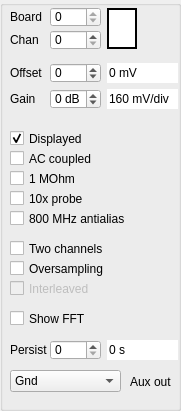
      <widget class="QGroupBox" name="channelgroupBox_4">
       <property name="geometry">
        <rect>
         <x>0</x>
         <y>0</y>
         <width>181</width>
         <height>411</height>
        </rect>
       </property>
       <property name="font">
        <font>
         <family>Arial</family>
        </font>
       </property>
       <property name="title">
        <string/>
       </property>
       <property name="flat">
        <bool>false</bool>
       </property>
       <widget class="QSpinBox" name="chanBox">
        <property name="geometry">
         <rect>
          <x>50</x>
          <y>30</y>
          <width>51</width>
          <height>20</height>
         </rect>
        </property>
        <property name="font">
         <font>
          <family>Arial</family>
         </font>
        </property>
        <property name="toolTip">
         <string>Selected channel on this board</string>
        </property>
        <property name="maximum">
         <number>255</number>
        </property>
       </widget>
       <widget class="QLabel" name="label">
        <property name="geometry">
         <rect>
          <x>10</x>
          <y>30</y>
          <width>47</width>
          <height>20</height>
         </rect>
        </property>
        <property name="font">
         <font>
          <family>Arial</family>
         </font>
        </property>
        <property name="text">
         <string>Chan</string>
        </property>
       </widget>
       <widget class="QCheckBox" name="acdcCheck">
        <property name="geometry">
         <rect>
          <x>10</x>
          <y>150</y>
          <width>121</width>
          <height>17</height>
         </rect>
        </property>
        <property name="font">
         <font>
          <family>Arial</family>
         </font>
        </property>
        <property name="toolTip">
         <string>Whether the signal is AC or DC coupled</string>
        </property>
        <property name="text">
         <string>AC coupled</string>
        </property>
        <property name="checked">
         <bool>false</bool>
        </property>
       </widget>
       <widget class="QCheckBox" name="ohmCheck">
        <property name="enabled">
         <bool>true</bool>
        </property>
        <property name="geometry">
         <rect>
          <x>10</x>
          <y>170</y>
          <width>121</width>
          <height>17</height>
         </rect>
        </property>
        <property name="font">
         <font>
          <family>Arial</family>
         </font>
        </property>
        <property name="toolTip">
         <string>Whether the signal is to be terminated with 1 MOhm or 50 Ohm</string>
        </property>
        <property name="text">
         <string>1 MOhm</string>
        </property>
        <property name="checkable">
         <bool>true</bool>
        </property>
       </widget>
       <widget class="QCheckBox" name="chanonCheck">
        <property name="geometry">
         <rect>
          <x>10</x>
          <y>130</y>
          <width>121</width>
          <height>17</height>
         </rect>
        </property>
        <property name="font">
         <font>
          <family>Arial</family>
         </font>
        </property>
        <property name="toolTip">
         <string>Whether to draw this channel or not</string>
        </property>
        <property name="text">
         <string>Displayed</string>
        </property>
        <property name="checked">
         <bool>true</bool>
        </property>
       </widget>
       <widget class="QCheckBox" name="oversampCheck">
        <property name="geometry">
         <rect>
          <x>10</x>
          <y>260</y>
          <width>121</width>
          <height>17</height>
         </rect>
        </property>
        <property name="font">
         <font>
          <family>Arial</family>
         </font>
        </property>
        <property name="toolTip">
         <string>Whether to do oversampling using this scope and the next one</string>
        </property>
        <property name="text">
         <string>Oversampling</string>
        </property>
        <property name="checked">
         <bool>false</bool>
        </property>
       </widget>
       <widget class="QCheckBox" name="fftCheck">
        <property name="geometry">
         <rect>
          <x>10</x>
          <y>310</y>
          <width>111</width>
          <height>17</height>
         </rect>
        </property>
        <property name="font">
         <font>
          <family>Arial</family>
         </font>
        </property>
        <property name="toolTip">
         <string>Show the FFT plot for the selected channel</string>
        </property>
        <property name="text">
         <string>Show FFT</string>
        </property>
       </widget>
       <widget class="QLabel" name="label_11">
        <property name="geometry">
         <rect>
          <x>10</x>
          <y>63</y>
          <width>47</width>
          <height>19</height>
         </rect>
        </property>
        <property name="font">
         <font>
          <family>Arial</family>
         </font>
        </property>
        <property name="text">
         <string>Offset</string>
        </property>
       </widget>
       <widget class="QSpinBox" name="offsetBox">
        <property name="geometry">
         <rect>
          <x>50</x>
          <y>63</y>
          <width>51</width>
          <height>20</height>
         </rect>
        </property>
        <property name="font">
         <font>
          <family>Arial</family>
         </font>
        </property>
        <property name="toolTip">
         <string>Voltage offset of this channel</string>
        </property>
        <property name="accelerated">
         <bool>true</bool>
        </property>
        <property name="minimum">
         <number>-999</number>
        </property>
        <property name="maximum">
         <number>999</number>
        </property>
        <property name="singleStep">
         <number>10</number>
        </property>
       </widget>
       <widget class="QLabel" name="label_14">
        <property name="geometry">
         <rect>
          <x>10</x>
          <y>89</y>
          <width>47</width>
          <height>19</height>
         </rect>
        </property>
        <property name="font">
         <font>
          <family>Arial</family>
         </font>
        </property>
        <property name="text">
         <string>Gain</string>
        </property>
       </widget>
       <widget class="QSpinBox" name="gainBox">
        <property name="geometry">
         <rect>
          <x>50</x>
          <y>89</y>
          <width>51</width>
          <height>20</height>
         </rect>
        </property>
        <property name="font">
         <font>
          <family>Arial</family>
         </font>
        </property>
        <property name="toolTip">
         <string>Voltage gain of this channel</string>
        </property>
        <property name="suffix">
         <string> dB</string>
        </property>
        <property name="minimum">
         <number>-6</number>
        </property>
        <property name="maximum">
         <number>26</number>
        </property>
        <property name="singleStep">
         <number>6</number>
        </property>
       </widget>
       <widget class="QCheckBox" name="attCheck">
        <property name="enabled">
         <bool>true</bool>
        </property>
        <property name="geometry">
         <rect>
          <x>10</x>
          <y>210</y>
          <width>121</width>
          <height>17</height>
         </rect>
        </property>
        <property name="font">
         <font>
          <family>Arial</family>
         </font>
        </property>
        <property name="toolTip">
         <string>Whether to activate the filter</string>
        </property>
        <property name="text">
         <string>800 MHz antialias</string>
        </property>
        <property name="checkable">
         <bool>true</bool>
        </property>
       </widget>
       <widget class="QSpinBox" name="boardBox">
        <property name="geometry">
         <rect>
          <x>50</x>
          <y>7</y>
          <width>51</width>
          <height>20</height>
         </rect>
        </property>
        <property name="font">
         <font>
          <family>Arial</family>
         </font>
        </property>
        <property name="toolTip">
         <string>Selected board</string>
        </property>
        <property name="maximum">
         <number>0</number>
        </property>
       </widget>
       <widget class="QLabel" name="label_18">
        <property name="geometry">
         <rect>
          <x>10</x>
          <y>7</y>
          <width>47</width>
          <height>20</height>
         </rect>
        </property>
        <property name="font">
         <font>
          <family>Arial</family>
         </font>
        </property>
        <property name="text">
         <string>Board</string>
        </property>
       </widget>
       <widget class="QCheckBox" name="tenxCheck">
        <property name="enabled">
         <bool>true</bool>
        </property>
        <property name="geometry">
         <rect>
          <x>10</x>
          <y>190</y>
          <width>121</width>
          <height>17</height>
         </rect>
        </property>
        <property name="font">
         <font>
          <family>Arial</family>
         </font>
        </property>
        <property name="toolTip">
         <string>Whether a 10x probe is being used</string>
        </property>
        <property name="text">
         <string>10x probe</string>
        </property>
        <property name="checkable">
         <bool>true</bool>
        </property>
        <property name="checked">
         <bool>false</bool>
        </property>
       </widget>
       <widget class="QTextBrowser" name="chanColor">
        <property name="geometry">
         <rect>
          <x>107</x>
          <y>8</y>
          <width>30</width>
          <height>41</height>
         </rect>
        </property>
        <property name="palette">
         <palette>
          <active>
           <colorrole role="Base">
            <brush brushstyle="SolidPattern">
             <color alpha="255">
              <red>255</red>
              <green>255</green>
              <blue>255</blue>
             </color>
            </brush>
           </colorrole>
          </active>
          <inactive>
           <colorrole role="Base">
            <brush brushstyle="SolidPattern">
             <color alpha="255">
              <red>255</red>
              <green>255</green>
              <blue>255</blue>
             </color>
            </brush>
           </colorrole>
          </inactive>
          <disabled>
           <colorrole role="Base">
            <brush brushstyle="SolidPattern">
             <color alpha="255">
              <red>240</red>
              <green>240</green>
              <blue>240</blue>
             </color>
            </brush>
           </colorrole>
          </disabled>
         </palette>
        </property>
        <property name="font">
         <font>
          <family>Arial</family>
         </font>
        </property>
        <property name="toolTip">
         <string>Color of the currently selected channel, outlined if triggering</string>
        </property>
        <property name="frameShape">
         <enum>QFrame::Box</enum>
        </property>
        <property name="frameShadow">
         <enum>QFrame::Plain</enum>
        </property>
        <property name="lineWidth">
         <number>2</number>
        </property>
       </widget>
       <widget class="QCheckBox" name="interleavedCheck">
        <property name="enabled">
         <bool>false</bool>
        </property>
        <property name="geometry">
         <rect>
          <x>10</x>
          <y>280</y>
          <width>121</width>
          <height>17</height>
         </rect>
        </property>
        <property name="font">
         <font>
          <family>Arial</family>
         </font>
        </property>
        <property name="toolTip">
         <string>Whether to interleave the oversampled samples</string>
        </property>
        <property name="text">
         <string>Interleaved</string>
        </property>
        <property name="checked">
         <bool>false</bool>
        </property>
       </widget>
       <widget class="QLineEdit" name="VperD">
        <property name="geometry">
         <rect>
          <x>107</x>
          <y>89</y>
          <width>71</width>
          <height>20</height>
         </rect>
        </property>
        <property name="inputMask">
         <string/>
        </property>
        <property name="text">
         <string notr="true">160 mV/div</string>
        </property>
        <property name="maxLength">
         <number>50</number>
        </property>
        <property name="frame">
         <bool>false</bool>
        </property>
        <property name="cursorPosition">
         <number>10</number>
        </property>
        <property name="readOnly">
         <bool>true</bool>
        </property>
       </widget>
       <widget class="QLineEdit" name="Voff">
        <property name="geometry">
         <rect>
          <x>107</x>
          <y>63</y>
          <width>71</width>
          <height>20</height>
         </rect>
        </property>
        <property name="inputMask">
         <string/>
        </property>
        <property name="text">
         <string notr="true">0 mV</string>
        </property>
        <property name="maxLength">
         <number>50</number>
        </property>
        <property name="frame">
         <bool>false</bool>
        </property>
        <property name="cursorPosition">
         <number>4</number>
        </property>
        <property name="readOnly">
         <bool>true</bool>
        </property>
       </widget>
       <widget class="QLabel" name="label_22">
        <property name="geometry">
         <rect>
          <x>130</x>
          <y>372</y>
          <width>47</width>
          <height>20</height>
         </rect>
        </property>
        <property name="font">
         <font>
          <family>Arial</family>
         </font>
        </property>
        <property name="text">
         <string>Aux out</string>
        </property>
       </widget>
       <widget class="QComboBox" name="Auxout_comboBox">
        <property name="geometry">
         <rect>
          <x>10</x>
          <y>370</y>
          <width>111</width>
          <height>22</height>
         </rect>
        </property>
        <property name="toolTip">
         <string>What signal to output on the Aux out SMA on the back</string>
        </property>
        <property name="currentText">
         <string>Gnd</string>
        </property>
        <property name="currentIndex">
         <number>0</number>
        </property>
        <property name="maxVisibleItems">
         <number>10</number>
        </property>
        <item>
         <property name="text">
          <string>Gnd</string>
         </property>
        </item>
        <item>
         <property name="text">
          <string>Trigger</string>
         </property>
        </item>
        <item>
         <property name="text">
          <string>Square</string>
         </property>
        </item>
        <item>
         <property name="text">
          <string>Clock</string>
         </property>
        </item>
       </widget>
       <widget class="QSpinBox" name="persistTbox">
        <property name="geometry">
         <rect>
          <x>50</x>
          <y>340</y>
          <width>51</width>
          <height>20</height>
         </rect>
        </property>
        <property name="font">
         <font>
          <family>Arial</family>
         </font>
        </property>
        <property name="toolTip">
         <string>Time each line takes to fade out (50*2^x ms)</string>
        </property>
        <property name="accelerated">
         <bool>false</bool>
        </property>
        <property name="suffix">
         <string/>
        </property>
        <property name="minimum">
         <number>0</number>
        </property>
        <property name="maximum">
         <number>12</number>
        </property>
        <property name="value">
         <number>0</number>
        </property>
       </widget>
       <widget class="QLineEdit" name="persistText">
        <property name="geometry">
         <rect>
          <x>107</x>
          <y>340</y>
          <width>71</width>
          <height>20</height>
         </rect>
        </property>
        <property name="inputMask">
         <string/>
        </property>
        <property name="text">
         <string notr="true">0 s</string>
        </property>
        <property name="maxLength">
         <number>50</number>
        </property>
        <property name="frame">
         <bool>false</bool>
        </property>
        <property name="cursorPosition">
         <number>3</number>
        </property>
        <property name="readOnly">
         <bool>true</bool>
        </property>
       </widget>
       <widget class="QLabel" name="label_13">
        <property name="geometry">
         <rect>
          <x>10</x>
          <y>340</y>
          <width>47</width>
          <height>19</height>
         </rect>
        </property>
        <property name="font">
         <font>
          <family>Arial</family>
         </font>
        </property>
        <property name="text">
         <string>Persist</string>
        </property>
       </widget>
       <widget class="QCheckBox" name="twochanCheck">
        <property name="geometry">
         <rect>
          <x>10</x>
          <y>240</y>
          <width>111</width>
          <height>17</height>
         </rect>
        </property>
        <property name="font">
         <font>
          <family>Arial</family>
         </font>
        </property>
        <property name="toolTip">
         <string>Whether to use both channels on each scope</string>
        </property>
        <property name="text">
         <string>Two channels</string>
        </property>
       </widget>
      </widget>
